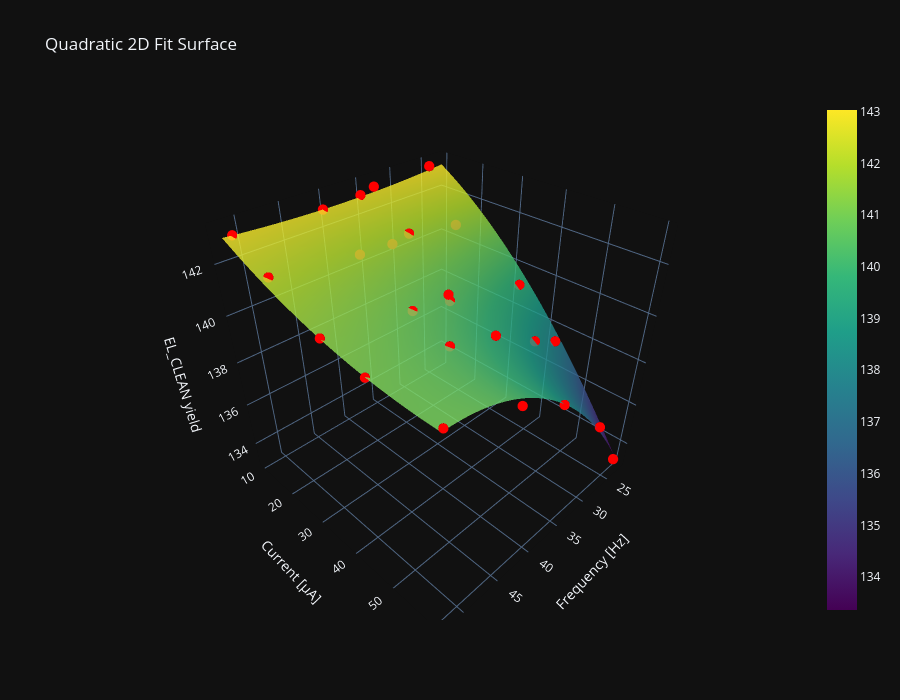

This figure's notebook cell:
### Code cell
import numpy as np
import matplotlib.pyplot as plt
import plotly.graph_objects as go

f = mean_freq
I = nom_current
Y = norm_yield

def design_matrix(f, I):
    return np.column_stack([
        f**2 * I**2, f**2 * I, f**2,
        f * I**2, f * I, f,
        I**2, I, np.ones_like(f)
    ])

X = design_matrix(f, I)
coef, _, _, _ = np.linalg.lstsq(X, Y, rcond=None)

def Y_model(f, I, coef):
    A,B,C,D,E,Fc,G,H,J = coef
    return (A*f**2*I**2 + B*f**2*I + C*f**2 +
            D*f*I**2 + E*f*I + Fc*f +
            G*I**2 + H*I + J)

f_vals = np.linspace(f.min(), f.max(), 60)
I_vals = np.linspace(I.min(), I.max(), 60)
F_grid, I_grid = np.meshgrid(f_vals, I_vals)
Z_grid = Y_model(F_grid, I_grid, coef)

fig = go.Figure()

# Fit surface
fig.add_trace(go.Surface(
    x=F_grid, y=I_grid, z=Z_grid,
    colorscale="Viridis",
    opacity=0.8,
    name="Fit surface"
))

# Plot data points
fig.add_trace(go.Scatter3d(
    x=f, y=I, z=Y,
    mode="markers",
    marker=dict(size=6, color="red"),
    name="Data"
))

fig.update_layout(
    scene=dict(
        xaxis_title="Frequency [Hz]",
        yaxis_title="Current [µA]",
        zaxis_title="EL_CLEAN yield"
    ),
    title="Quadratic 2D Fit Surface",
    width=900, height=700,
    template="plotly_dark"
)

fig.show()

### Figure 1 — Plotly figure (JSON) as saved in the notebook; plotly's stock layout.template omitted (floating-point values rounded to 4 significant figures; data arrays with more than 128 entries replaced by an {"elided": "..."} marker saying what was removed)
{"data": [{"colorscale": [[0, "#440154"], [0.1111, "#482878"], [0.2222, "#3e4989"], [0.3333, "#31688e"], [0.4444, "#26828e"], [0.5556, "#1f9e89"], [0.6667, "#35b779"], [0.7778, "#6ece58"], [0.8889, "#b5de2b"], [1, "#fde725"]], "name": "Fit surface", "opacity": 0.8, "type": "surface", "x": {"elided": "60x60 float values"}, "y": {"elided": "60x60 float values"}, "z": {"elided": "60x60 float values"}}, {"marker": {"color": "red", "size": 6}, "mode": "markers", "name": "Data", "type": "scatter3d", "x": [51.04, 51.19, 52.1, 52.06, 51.92, 42.28, 42.13, 41.28, 40.43, 40.37, 35.23, 35.95, 36.06, 35.53, 35.49, 27.48, 28.7, 36.29, 33.47, 33.26, 24.58, 26.03, 24.48, 24.68, 22.47], "y": [10, 20, 35, 45, 60, 60, 45, 35, 20, 10, 10, 20, 35, 45, 60, 60, 45, 35, 20, 10, 10, 20, 35, 45, 60], "z": [142.9, 142.2, 141.4, 141.0, 141.0, 139.9, 140.5, 140.8, 141.7, 142.8, 142.9, 141.6, 140.5, 139.8, 138.6, 135.9, 138.5, 140.7, 141.8, 143.0, 143.1, 141.3, 139.6, 137.9, 133.1]}], "layout": {"height": 700, "scene": {"xaxis": {"title": {"text": "Frequency [Hz]"}}, "yaxis": {"title": {"text": "Current [µA]"}}, "zaxis": {"title": {"text": "EL_CLEAN yield"}}}, "title": {"text": "Quadratic 2D Fit Surface"}, "width": 900}}
